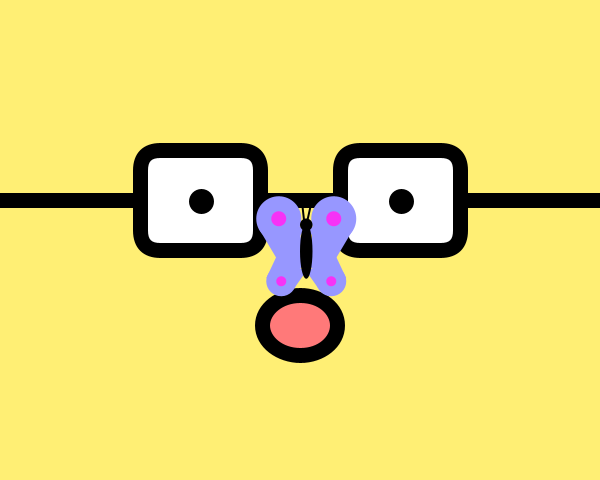
Frame 1 (no input)
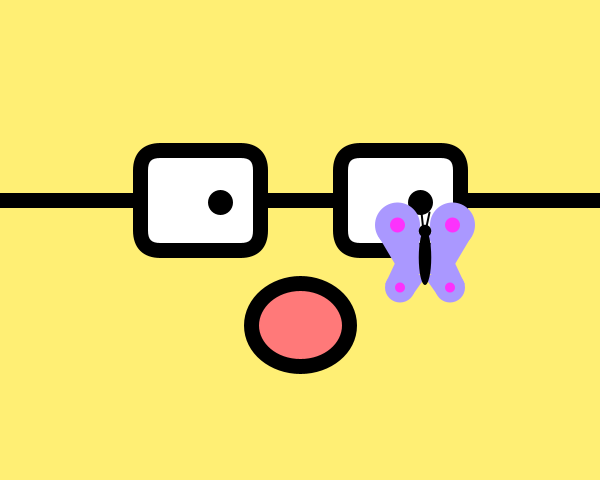
Frame 60 (the mouse pressed at the canvas centre just before this capture)
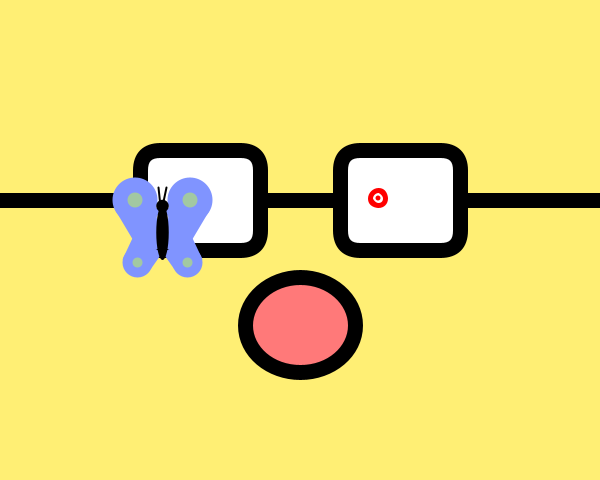
Frame 120 (the mouse held since frame 60 and released just before this capture)

The Processing sketch that drew these frames (run headless with seeded random() and noise(); from frame 60 on, the mouse is pressed at the canvas centre):

// Processing sketch: processing_145375
// ── processing_145375.pde

//Jaume Regàs - P3 - GRUP 03
//La practica tracta de fer que un objecte reboti als extrems de la finestra

//ulls i papallona        //anomenem quins valors son enters(int) o racionals(float)
int posx, posx2, posy, velx, vely, valor1, valor2;
float posxm, posym, velxm, velym;

//boca                       //definim els valors d'uns altres valors enters
int midaxMinima = 75;
int midaxMaxima = 125;
int midayMinima = 60;
int midayMaxima = 100;
int interval = 1;
boolean creixent = true;
int midaxBola = 75;
int midayBola = 60;

void setup() {  //donem valors als valors "int" i "float" que no hem donat anteriorment
  size (600,480);
  noCursor();
  posx = 200;
  posy = 200;
  posx2 = 400;
  velx = 1;
  vely = 1;
  posxm = width/2;
  posym = height/2;
  velxm = 6.25;
  velym = 6.25;
  valor1 = 0;
  valor2 = 10;
}

void draw() {
  background(255, 239, 116);
  stroke(0, 0, 0);
  strokeWeight(15);
  
  //linia ulls
  line(0, 200, 600, 200);
  
  //ull esquerre
  fill(255, 255, 255);
  rectMode(CENTER);
  rect(200, 200, 120, 100, 20);
  
  //ull dret
  rect(400, 200, 120, 100, 20);
  
   
  //MOVIMENT ULLS
  
  //redefinim els valors
  posx = posx + velx;
  posy = posy + vely;
  posx2 = posx2 + velx;
  posxm = posxm + velxm;
  posym = posym + velym;
  
  //nineta ull esquerre
  fill(valor1, 0, 0);
  stroke(valor1, 0, 0);
  ellipse(posx, posy, valor2, valor2);
  
  if ((posx >= 240)||(posx < 160)) {
    velx = -velx;
  }
  
  if ((posy > 230)||(posy < 170)) {
    vely = -vely;
  }
  
  //nineta ull dret
  ellipse(posx2, posy, valor2, valor2);
  
  if (posx >= 450) {
    velx = -velx;
  }
  
  //boca                     //m'he basat en un codi penjat a la web processing.joan.cat (breathBall) tot i que està modificat ja que en aquest cas es tracta d'una el·lipse
  fill(255, 121, 121);
  stroke(0);
  strokeWeight(15);
  ellipse(300, 325, midaxBola, midayBola);
  
  //si esta creixent, s'ha de sumar l'interval (es fa gran)
  if(creixent==true){
    midaxBola = midaxBola + interval;
  } 
  
  //si no esta creixent, s'ha de restar l'interval (es fa petita)
  else { 
    midaxBola = midaxBola - interval;
  }
  
  //com es una el·lipse i no un cercle, té eix x i y, ja que tenen valor diferent
   if(creixent==true){
    midayBola = midayBola + interval;
  } 
  else { 
    midayBola = midayBola - interval;
  }
  
  //limits boca
  if(midaxBola > midaxMaxima){
    creixent = false;
  }
  if(midaxBola < midaxMinima){
    creixent = true;
  }
  if(midayBola > midayMaxima){
    creixent = false;
  }
  if(midayBola < midayMinima){
    creixent = true;
  }
  
  //papallona
  noStroke();
  fill(posx-50, posy-50, 255);
  
  //ala dreta
  ellipse(posxm-27.5, posym-27.5, 45, 45);
  ellipse(posxm-25, posym+35, 30, 30);
  triangle(posxm,posym-20,posxm+47,posym-17,posxm+25,posym+20);
  triangle(posxm+10,posym-32,posxm+40,posym+32,posxm,posym+20);
  triangle(posxm,posym+25,posxm+12,posym+42,posxm+30,posym+10);
  
    //cercles ala dreta
  fill(posxm, 200, posxm);  //quan sobrepassi la meitat del dibuix, canviara drasticament de color
  if (posxm > width/2) {
  fill(posym, 50, posym);
  }

  ellipse(posxm-27.5, posym-27.5, 15, 15);
  ellipse(posxm-25, posym+35, 10, 10);
  
  //ala esquerra
  fill(posx-50, posy-50, 255);
  ellipse(posxm+27.5, posym-27.5, 45, 45);
  ellipse(posxm+25, posym+35, 30, 30);
  triangle(posxm,posym-20,posxm-47,posym-17,posxm-25,posym+20);
  triangle(posxm-10,posym-32,posxm-40,posym+32,posxm,posym+20);
  triangle(posxm,posym+25,posxm-12,posym+42,posxm-30,posym+10);
  
    //cercles ala esquerra
  fill(posxm, 200, posxm);  //quan sobrepassi la meitat del dibuix, canviara drasticament de color
  if (posxm > width/2) {
  fill(posym, 50, posym);
  }
  
  ellipse(posxm+27.5, posym-27.5, 15, 15);
  ellipse(posxm+25, posym+35, 10, 10);

  //cap i cos
  fill(0,0,0);
  ellipse(posxm, posym-21.5, 12.5, 12.5);
  ellipse(posxm, posym+5, 12.5, 55);
  
  //banyes
  stroke(0);
  strokeWeight(2);
  line(posxm-2, posym-21.5, posxm-4, posym-40);
  line(posxm, posym-21.5, posxm+4, posym-40);
  
  //moviment papallona
  if ((posxm >= width-50)||(posxm < 50)) {
    velxm = -velxm;
  }
  
  if ((posym > height-50)||(posym < 50)) {
    velym = -velym;
  }
}  

  void mousePressed(){   //quan es fagi un click amb el mouse, es reiniciara el proces
  
   posx = 200;
   posy = 200;
   posx2 = 400;
   posxm = width/2;
   posym = height/2;
   
   //quan es fagi un click amb el mouse, els ulls es faran grans i de color vermell
   fill(255,0,0);
   stroke(valor1,0,0);
   ellipse(200, 200, 10, 10);
   ellipse(400, 200, 10, 10);
    //Cinta del cap--> canvia el color
    
    if (valor1==0){ //si es fa click amb el mouse, canviara el color dels ulls
    valor1=255;
    }
    else{
    valor1=0;
    }
    if (valor2==10){ //si es fa click amb el mouse, canviara la mida dels ulls
    valor2=5;
    }
    else{
    valor2=10;
    }
    

  
  }
  
